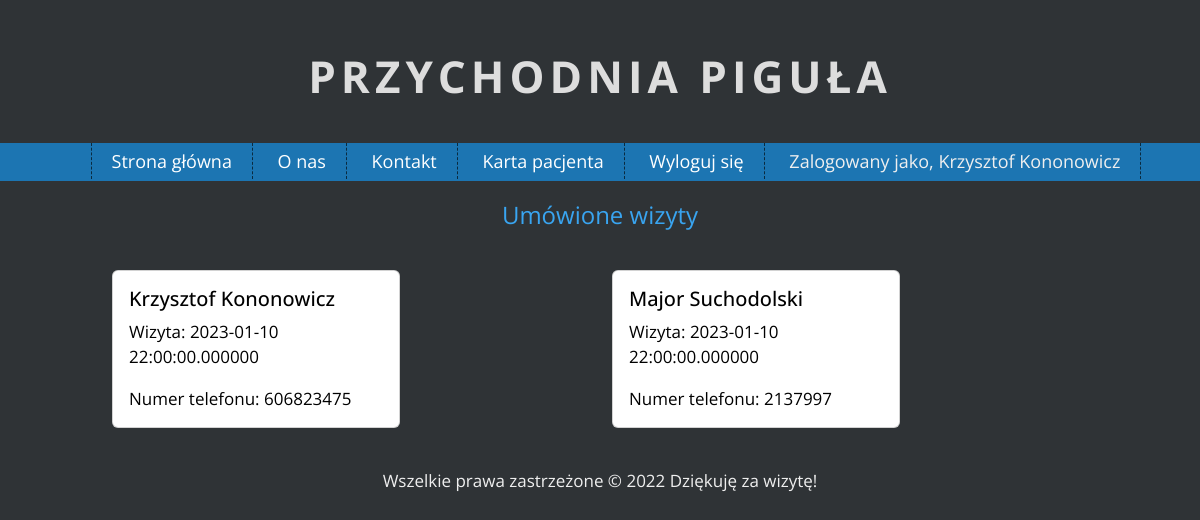
Page /visit-list/1 (signed in) on the committed database.
### app/models.py (models this page shows, shortened)
class Patient(UserMixin, db.Model):
    __tablename__ = "patient"
    id = db.Column(db.Integer, primary_key=True)
    name = db.Column(db.String(80), unique=False, nullable=False)
    surname = db.Column(db.String(80), unique=False, nullable=False)
    password = db.Column(db.String(80), unique=False, nullable=False)
    sex = db.Column(db.Boolean, unique=False, nullable=False)
    email = db.Column(db.String(120), unique=True, nullable=False)
    pesel = db.Column(db.String(80), unique=True, nullable=False)
    phone = db.Column(db.String(80), unique=True, nullable=False)
    doctor = db.relationship('Doctor', secondary='visit', back_populates='patient')
    def get_type(self):
        return self.__tablename__
    def get_id(self):
        return str(self.id)

### app/views.py (the view)
@views.route('/visit-list/<id>', methods=['GET', 'POST'])
@login_required
def patientList(id):
    visit_list = db.engine.execute(f'SELECT DISTINCT visit.date, patient.name, patient.surname, patient.phone FROM visit, patient WHERE visit.doctor_id == {id}')
    print(visit_list)
    return render_template('patient-list.html', visit_list=visit_list)

### loginmanager.py (called while the page is built)
@login_manager.user_loader
def load_user(user_id):
    login_type = session.get('login_type')
    if login_type == "doctor":
        return Doctor.query.get(int(user_id))
    else:
        return Patient.query.get(int(user_id))

### app/templates/patient-list.html
{% extends "index.html" %}
{% block content %}
    <div class="container my_gap">
        <h2 style="text-align: center">Umówione wizyty</h2>
    </div>
    <div class="container">
        <div class="row">
            {% for visit in visit_list %}
                <div class="col-sm-6 my_gap">
                    	<div class="card" style="width: 18rem;">
                      	<div class="card-body">
                            <h5 class="card-title" style="color: black">{{visit[1]}} {{visit[2]}}</h5>
                            <p class="card-text" style="color: black">
                                Wizyta: {{ visit.date }}</p>
                            <p class="card-text" style="color: black">
                                Numer telefonu: {{ visit[3] }}</p>
                      	</div>
                    	</div>
                </div>
            {% endfor %}
        </div>
    </div>
{% endblock %}

### app/templates/index.html (shortened to what this page needs)
<!DOCTYPE html>
<html lang="pl">
<head>
    <link rel="stylesheet" href="https://cdn.jsdelivr.net/npm/bootstrap@5.2.2/dist/css/bootstrap.min.css"
>
    <link rel="stylesheet" href="{{ url_for('static', filename='css/main.css') }}">
    <link rel="stylesheet" href="{{ url_for('static', filename='css/fontello.css') }}">
</head>
<body>
<h1 class="logo">Przychodnia piguła </h1>
<nav id="topnav">
    <ul class="menu">
        <li><a href="{{ url_for('views.home') }}">Strona główna</a></li>
        <li><a href="#">O nas</a></li>
        <li><a href="#">Kontakt</a></li>
        {% if current_user.is_authenticated %}
            {% if current_user.get_type() == "patient" %}
                <li><a href="{{ url_for('views.userDetails', id=current_user.get_id()) }}">Karta pacjenta</a></li>
            {% endif %}
            <li><a href="{{ url_for('views.logout') }}">Wyloguj się</a></li>
            <li style="text-align: right">Zalogowany jako, {{ current_user.name }} {{ current_user.surname }}</li>
        {% endif %}
    </ul>
</nav>
<div id="content">
    {% block content %}
    {% endblock %}
</div>
<div class="info">
    Wszelkie prawa zastrzeżone &copy; 2022 Dziękuję za wizytę!
</div>
</body>
</html>

### app/static/css/main.css (style rules this page uses)
body { margin: 0; background-color: #2F3336; color: #efefef; font-family: 'Open Sans', sans-serif; font-size: 17px; }
h1.logo { font-size: 44px; font-weight: 700; color: #ddd; text-align: center; text-transform: uppercase; letter-spacing: 5px; margin-top: 50px; margin-bottom: 40px; }
#topnav { background-color: #1c75b2; text-align: center; }
.menu { list-style-type: none; margin: 0; padding: 10; font-size: 18px; min-height: 38px; line-height: 200%; }
.menu > li { display: inline-block; padding-left: 20px; padding-right: 20px; border-right: 1px dashed #0a2b40; }
.menu > li:first-child { border-left: 1px dashed #0a2b40; }
.menu a { color: #fff; text-decoration: none; }
h1 { font-size: 44px; font-weight: 400; color:#39a5f1; margin-bottom: 20px; }
h2 { font-size: 24px ; font-weight: 400; color: #39a5f1; }
.info { margin-left: auto; margin-right: auto; text-align: center; padding: 20px; }
.container { margin-left: auto; margin-right: auto; width: 1000px; }
.my_gap { margin-top: 20px; margin-bottom: 20px; }

### rows in the picture
Patient: name "Krzysztof", surname "Kononowicz", date "2023-01-10 22:00:00.000000", phone "606823475"
Patient: name "Major", surname "Suchodolski", date "2023-01-10 22:00:00.000000", phone "2137997"
